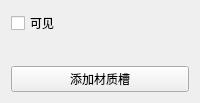
<?xml version="1.0" encoding="UTF-8"?><ui version="4.0"><class>MeshRendererComponentEditorForm</class><widget class="QWidget" name="MeshRendererComponentEditorForm"><layout class="QVBoxLayout" name="formLayout"><item><widget class="QCheckBox" name="rendererVisibleCheck"><property name="text"><string>可见</string></property></widget></item><item><widget class="QWidget" name="materialSlotsHost"><layout class="QVBoxLayout" name="materialSlotsLayout"><property name="leftMargin"><number>0</number></property><property name="rightMargin"><number>0</number></property><item><spacer name="slotSpacer"><property name="orientation"><enum>Qt::Vertical</enum></property><property name="sizeHint" stdset="0"><size><width>10</width><height>1</height></size></property></spacer></item></layout></widget></item><item><widget class="QPushButton" name="addMaterialButton"><property name="text"><string>添加材质槽</string></property></widget></item></layout></widget><resources/><connections/></ui>
